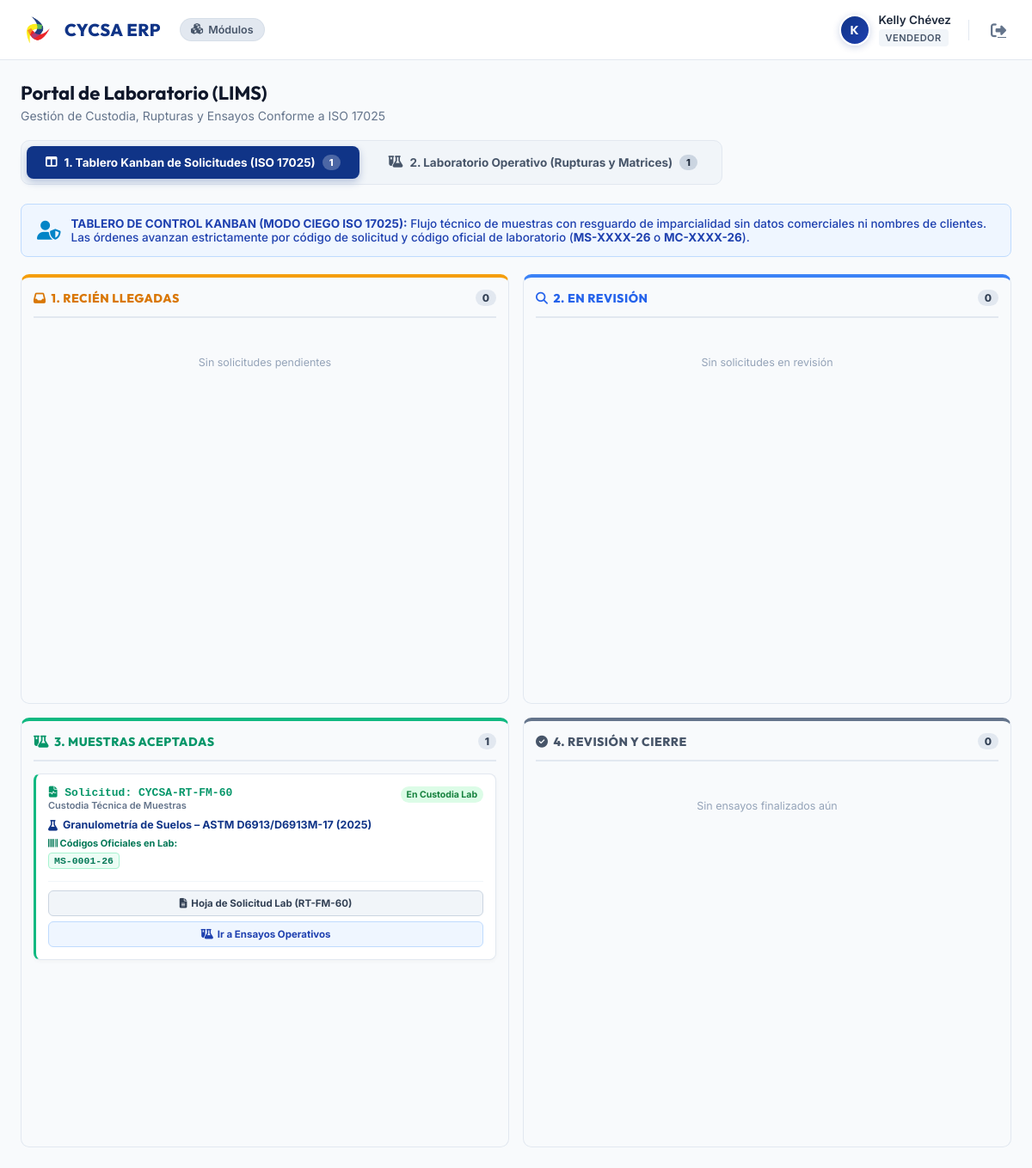
The page /publico/laboratorio (signed in) on the database as committed earlier.
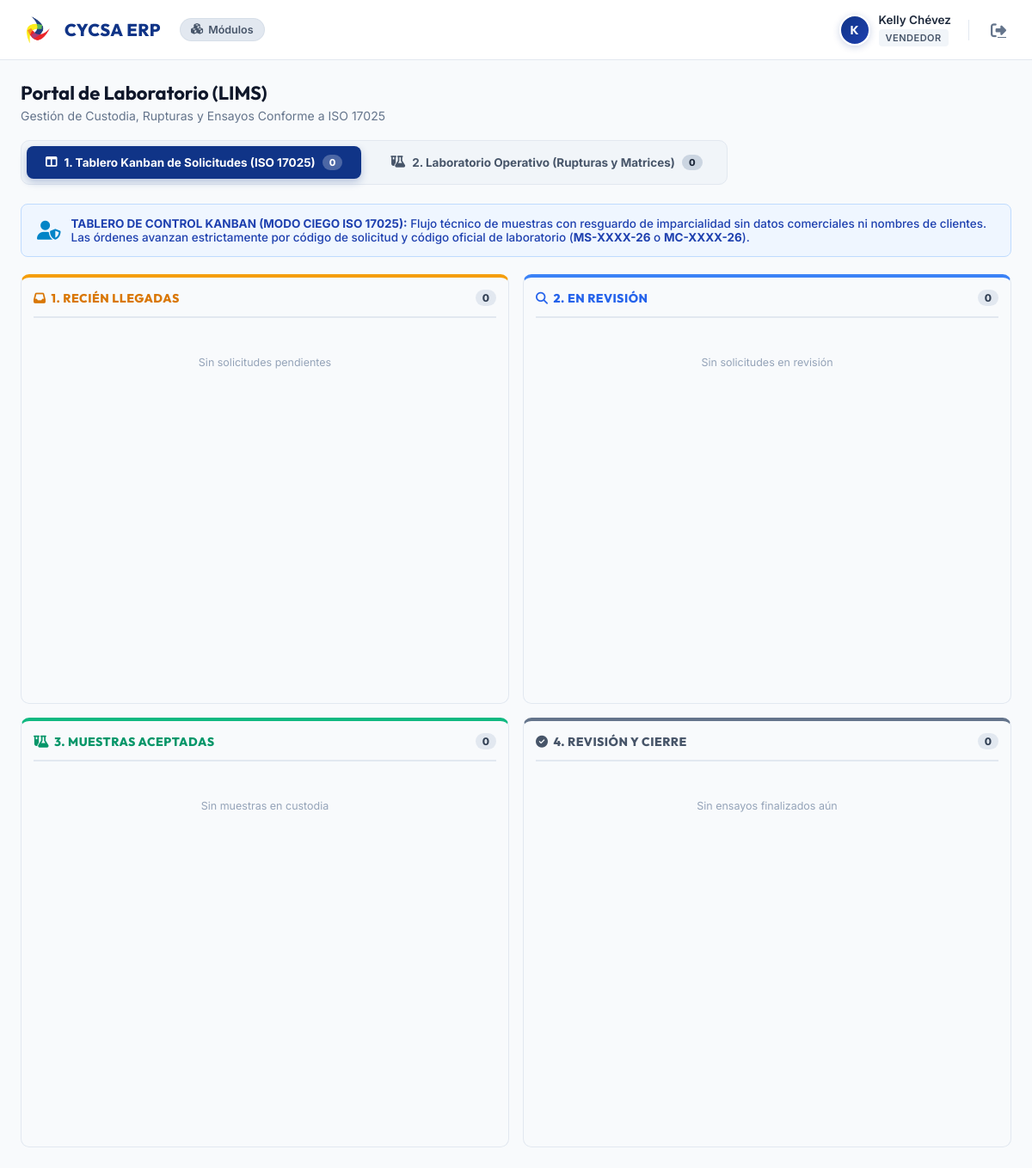
The same page on the database as committed later.
### tables this page shows
CREATE TABLE `ordenes_servicio` (
  `id` int(11) NOT NULL AUTO_INCREMENT,
  `codigo_os` varchar(50) NOT NULL,
  `id_cotizacion` int(11) NOT NULL,
  `id_cliente` int(11) DEFAULT NULL,
  `elaborado_por` varchar(150) DEFAULT NULL,
  `tipo_contrato` varchar(50) DEFAULT 'Puntual',
  `fecha_emision` date NOT NULL,
  `atencion_a` varchar(150) DEFAULT NULL,
  `nombre_proyecto` varchar(255) DEFAULT NULL,
  `forma_pago` varchar(100) DEFAULT 'Pago contra entrega',
  `notas_condiciones` text DEFAULT NULL,
  `contactos_json` text DEFAULT NULL,
  `estado` varchar(100) DEFAULT 'Estado 1: Recepcion',
  `created_at` timestamp NOT NULL DEFAULT current_timestamp(),
  `fecha_muestreo` date DEFAULT NULL,
  `hora_muestreo` time DEFAULT NULL,
  `tecnico_muestreo` varchar(150) DEFAULT NULL,
  `vehiculo_muestreo` varchar(100) DEFAULT NULL,
  `motivo_observacion` text DEFAULT NULL,
  `notas_supervisor` text DEFAULT NULL,
  `requiere_muestreo` tinyint(1) DEFAULT NULL,
  `fecha_registro_campo` datetime DEFAULT NULL,
  `horas_espera_requeridas` int(11) NOT NULL DEFAULT 24,
  `hoja_campo_codigo` varchar(100) DEFAULT NULL,
  `hoja_campo_operador` varchar(150) DEFAULT NULL,
  `hoja_campo_notas` text DEFAULT NULL,
  PRIMARY KEY (`id`),
  UNIQUE KEY `codigo_os` (`codigo_os`),
  KEY `id_cotizacion` (`id_cotizacion`),
  CONSTRAINT `ordenes_servicio_ibfk_1` FOREIGN KEY (`id_cotizacion`) REFERENCES `cotizaciones` (`id`) ON DELETE CASCADE
);

CREATE TABLE `cotizacion_detalles` (
  `id` int(11) NOT NULL AUTO_INCREMENT,
  `id_cotizacion` int(11) NOT NULL,
  `id_producto` int(11) DEFAULT NULL,
  `descripcion_ensayo` varchar(255) NOT NULL,
  `condiciones_muestra` text DEFAULT NULL,
  `procedimiento` varchar(255) DEFAULT NULL,
  `unidad_medida` varchar(50) DEFAULT 'Unidad',
  `codigo_servicio` varchar(100) DEFAULT NULL,
  `norma_astm` varchar(150) DEFAULT NULL,
  `formato_reporte` varchar(150) DEFAULT NULL,
  `observaciones` varchar(255) DEFAULT NULL,
  `descripcion_adicional` text DEFAULT NULL,
  `resultados_json` text DEFAULT NULL,
  `cantidad` decimal(10,2) NOT NULL DEFAULT 1.00,
  `precio_unitario` decimal(12,2) NOT NULL DEFAULT 0.00,
  `subtotal` decimal(12,2) NOT NULL DEFAULT 0.00,
  PRIMARY KEY (`id`),
  KEY `id_cotizacion` (`id_cotizacion`),
  KEY `fk_detalles_productos` (`id_producto`),
  CONSTRAINT `cotizacion_detalles_ibfk_1` FOREIGN KEY (`id_cotizacion`) REFERENCES `cotizaciones` (`id`) ON DELETE CASCADE ON UPDATE CASCADE,
  CONSTRAINT `fk_detalles_productos` FOREIGN KEY (`id_producto`) REFERENCES `productos` (`id`) ON DELETE SET NULL
);

CREATE TABLE `lotes_muestras` (
  `id` int(11) NOT NULL AUTO_INCREMENT,
  `id_recepcion` int(11) NOT NULL,
  `nombre_lote` varchar(150) NOT NULL,
  `diseno_resistencia` varchar(100) DEFAULT NULL,
  `fecha_moldeo` date NOT NULL,
  `revenimiento_in` decimal(5,2) DEFAULT NULL,
  `revenimiento_cm` decimal(5,2) DEFAULT NULL,
  `temperatura_c` decimal(4,1) DEFAULT NULL,
  `procedimiento_muestreo` varchar(100) DEFAULT NULL,
  PRIMARY KEY (`id`),
  KEY `id_recepcion` (`id_recepcion`),
  CONSTRAINT `lotes_muestras_ibfk_1` FOREIGN KEY (`id_recepcion`) REFERENCES `recepcion_muestras` (`id`) ON DELETE CASCADE
);

CREATE TABLE `recepcion_muestras` (
  `id` int(11) NOT NULL AUTO_INCREMENT,
  `id_os` int(11) NOT NULL,
  `correlativo_anual` int(11) NOT NULL,
  `anio` int(11) NOT NULL,
  `tipo_muestra` enum('Campo','Laboratorio') NOT NULL DEFAULT 'Laboratorio',
  `codigo_muestra` varchar(50) NOT NULL,
  `id_cilindro` varchar(100) DEFAULT NULL,
  `is_qa_qc` tinyint(1) NOT NULL DEFAULT 0,
  `replica_codigo` varchar(20) DEFAULT NULL,
  `is_sealed` tinyint(1) NOT NULL DEFAULT 1,
  `codigo_campo` varchar(50) NOT NULL,
  `fecha_recepcion` datetime NOT NULL,
  `recibido_por` int(11) NOT NULL,
  `entregado_por` varchar(150) DEFAULT NULL,
  `observaciones` text DEFAULT NULL,
  `estado` enum('Registrado','En Laboratorio','Finalizado') DEFAULT 'Registrado',
  PRIMARY KEY (`id`),
  UNIQUE KEY `codigo_muestra` (`codigo_muestra`),
  KEY `id_os` (`id_os`),
  KEY `recibido_por` (`recibido_por`),
  CONSTRAINT `recepcion_muestras_ibfk_1` FOREIGN KEY (`id_os`) REFERENCES `ordenes_servicio` (`id`) ON DELETE CASCADE,
  CONSTRAINT `recepcion_muestras_ibfk_2` FOREIGN KEY (`recibido_por`) REFERENCES `usuarios` (`id`)
);

### app/Modulos/Operaciones/Vistas/laboratorio_dashboard.php (the view, shortened to what the changed rows need)
<?php
$tabActiva = $_GET['tab'] ?? 'kanban';
$totalKanban = count($kanban['recien_llegadas'] ?? []) +
               count($kanban['en_revision'] ?? []) +
               count($kanban['aceptadas_lab'] ?? []) +
               count($kanban['finalizadas'] ?? []);
?>
<div class="header-flex" style="margin-bottom: 20px; display: flex; justify-content: space-between; align-items: center; flex-wrap: wrap; gap: 15px;">
    <div>
        <h2 style="margin: 0; color: #0f172a; font-family: 'Outfit', sans-serif; font-size: 22px; font-weight: 700;">Portal de Laboratorio (LIMS)</h2>
    </div>
</div>
<div class="lab-tabs-nav">
    <a href="?tab=kanban" class="lab-tab-link <?= $tabActiva === 'kanban' ? 'active' : '' ?>">
        <i class="fa-solid fa-table-columns"></i>
        <span>1. Tablero Kanban de Solicitudes (ISO 17025)</span>
        <span class="tab-badge <?= $tabActiva === 'kanban' ? 'tab-badge-active' : 'tab-badge-inactive' ?>">
            <?= $totalKanban ?>
        </span>
    </a>
    <a href="?tab=operativo" class="lab-tab-link <?= $tabActiva === 'operativo' ? 'active' : '' ?>">
        <i class="fa-solid fa-flask-vial"></i>
        <span>2. Laboratorio Operativo (Rupturas y Matrices)</span>
        <span class="tab-badge <?= $tabActiva === 'operativo' ? 'tab-badge-active' : 'tab-badge-inactive' ?>">
            <?= count($muestras ?? []) ?>
        </span>
    </a>
</div>
<?php if ($tabActiva === 'kanban'): ?>
    <div class="lab-alert">
        <i class="fa-solid fa-user-shield" style="font-size: 22px; color: #0284c7;"></i>
        <div>
            <strong>TABLERO DE CONTROL KANBAN (MODO CIEGO ISO 17025):</strong> Flujo técnico de muestras con resguardo de imparcialidad sin datos comerciales ni nombres de clientes. Las órdenes avanzan estrictamente por código de solicitud y código oficial de laboratorio (<strong>MS-XXXX-26</strong> o <strong>MC-XXXX-26</strong>).
        </div>
    </div>
    <div class="kanban-board">
        <div class="kanban-column col-llegadas">
            <div class="kanban-column-header">
                <div class="kanban-col-title" style="color: #d97706;">
                    <i class="fa-solid fa-inbox"></i> 1. Recién Llegadas
                </div>
                <span class="kanban-badge-count"><?= count($kanban['recien_llegadas'] ?? []) ?></span>
            </div>
            <div class="kanban-cards-list">
                <?php if (empty($kanban['recien_llegadas'])): ?>
                    <div style="text-align:center; padding:30px 10px; color:#94a3b8; font-size:12.5px;">Sin solicitudes pendientes</div>
                <?php endif; ?>
            </div>
        </div>
        <div class="kanban-column col-revision">
            <div class="kanban-column-header">
                <div class="kanban-col-title" style="color: #2563eb;">
                    <i class="fa-solid fa-magnifying-glass"></i> 2. En Revisión
                </div>
                <span class="kanban-badge-count"><?= count($kanban['en_revision'] ?? []) ?></span>
            </div>
            <div class="kanban-cards-list">
                <?php if (empty($kanban['en_revision'])): ?>
                    <div style="text-align:center; padding:30px 10px; color:#94a3b8; font-size:12.5px;">Sin solicitudes en revisión</div>
                <?php endif; ?>
            </div>
        </div>
        <div class="kanban-column col-aceptadas">
            <div class="kanban-column-header">
                <div class="kanban-col-title" style="color: #059669;">
                    <i class="fa-solid fa-flask-vial"></i> 3. Muestras Aceptadas
                </div>
                <span class="kanban-badge-count"><?= count($kanban['aceptadas_lab'] ?? []) ?></span>
            </div>
            <div class="kanban-cards-list">
                <?php foreach (($kanban['aceptadas_lab'] ?? []) as $sol): ?>
                    <div class="kanban-card" style="border-left: 3px solid #10b981;">
                        <div class="kanban-card-top">
                            <div>
                                <div class="kanban-card-os" style="color:#059669; font-weight:800; font-size:13px;">
                                    <i class="fa-solid fa-file-waveform"></i> Solicitud: <?= htmlspecialchars($sol['hoja_codigo'] ?: 'CYCSA-RT-FM-60') ?>
                                </div>
                                <div class="kanban-card-doc">Custodia Técnica de Muestras</div>
                            </div>
                            <span style="font-size: 10.5px; font-weight:700; background:#dcfce7; color:#15803d; padding:3px 7px; border-radius:12px;">En Custodia Lab</span>
                        </div>
                        <div style="font-size: 12.5px; margin: 6px 0;">
                            <div style="font-weight:700; color:#103487; display:flex; align-items:flex-start; gap:6px;">
                                <i class="fa-solid fa-flask" style="color:var(--cycsa-azul); margin-top:3px;"></i>
                                <span><?= htmlspecialchars($sol['ensayos'][0]['descripcion_ensayo'] ?? 'Ensayo Técnico') ?></span>
                            </div>
                        </div>
                        <div style="font-size: 11.5px; margin: 6px 0;">
                            <span style="color:#047857; font-weight:700; font-size:11px;"><i class="fa-solid fa-barcode"></i> Códigos Oficiales en Lab:</span>
                            <div style="margin-top: 2px;">
                                <?php if (!empty($sol['muestras_ingresadas'])): ?>
                                    <?php foreach ($sol['muestras_ingresadas'] as $mi): ?>
                                        <span class="tag-muestra-lab" title="Campo: <?= htmlspecialchars($mi['codigo_campo']) ?>">
                                            <?= htmlspecialchars($mi['codigo_muestra']) ?>
                                        </span>
                                    <?php endforeach; ?>
                                <?php else: ?>
                                    <span class="tag-muestra-lab">MS-0001-26</span>
                                <?php endif; ?>
                            </div>
                        </div>
                        <div class="kanban-card-actions" style="display:flex; flex-direction:column; gap:6px;">
                            <a href="/Cycsa/publico/laboratorio/imprimir-solicitud?id_os=<?= $sol['id_os'] ?>" target="_blank" class="btn-accion btn-secondary-lab" style="width: 100%; justify-content: center; font-weight: 700; font-size:11.5px;" title="Ver e Imprimir Hoja de Solicitud ISO 17025 (CYCSA-RT-FM-60)">
                                <i class="fa-solid fa-file-lines"></i> Hoja de Solicitud Lab (RT-FM-60)
                            </a>
                            <a href="/Cycsa/publico/laboratorio?tab=operativo" class="btn-accion btn-os" style="width: 100%; justify-content: center; font-weight: 700; font-size:11.5px;" title="Ir a Laboratorio Operativo para rupturas y matrices">
                                <i class="fa-solid fa-flask-vial"></i> Ir a Ensayos Operativos
                            </a>
                        </div>
                    </div>
                <?php endforeach; ?>
                <?php if (empty($kanban['aceptadas_lab'])): ?>
                    <div style="text-align:center; padding:30px 10px; color:#94a3b8; font-size:12.5px;">Sin muestras en custodia</div>
                <?php endif; ?>
            </div>
        </div>
        <div class="kanban-column col-finalizadas">
            <div class="kanban-column-header">
                <div class="kanban-col-title" style="color: #475569;">
                    <i class="fa-solid fa-circle-check"></i> 4. Revisión y cierre
                </div>
                <span class="kanban-badge-count"><?= count($kanban['finalizadas'] ?? []) ?></span>
            </div>
            <div class="kanban-cards-list">
                <?php if (empty($kanban['finalizadas'])): ?>
                    <div style="text-align:center; padding:30px 10px; color:#94a3b8; font-size:12.5px;">Sin ensayos finalizados aún</div>
                <?php endif; ?>
            </div>
        </div>
    </div>
<?php endif; ?>

Rows that differ between the two databases and show on the page:
removed ordenes_servicio: hoja_codigo "CYCSA-RT-FM-60"
removed cotizacion_detalles: descripcion_ensayo "Granulometría de Suelos – ASTM D6913/D6913M-17 (2025)"
removed lotes_muestras: id_recepcion.codigo_muestra "MS-0001-26"
Other text that changed with them:
$totalKanban: "1" → "0"
count($muestras ?? []): "1" → "0"
count($kanban['aceptadas_lab'] ?? []): "1" → "0"
text now shown: "Sin muestras en custodia"
